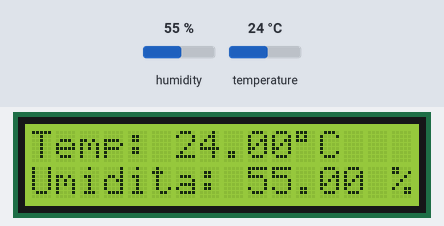
Simulated run of this sketch. Board: Arduino Uno, built with avr-gcc and run on an emulated ATmega328P. On the bench: 16×2 character LCD. The inputs (shaded band) are chosen by the test bench; at power-on: humidity 55 %, temperature 24 °C. What the sketch prints to the serial monitor is not drawn.

Above: at 1.2 s.
1.3 s: humidity set to 22 %
At 3.5 s:
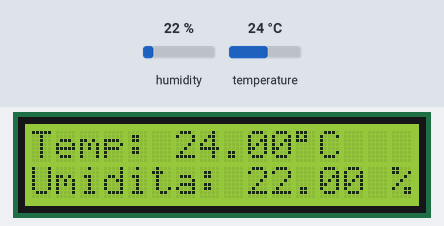
4.0 s: temperature set to 12 °C
At 5.5 s:
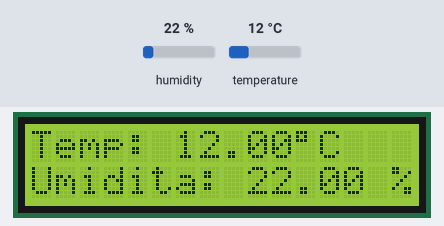
6.7 s: humidity set to 40 %
At 9.4 s:
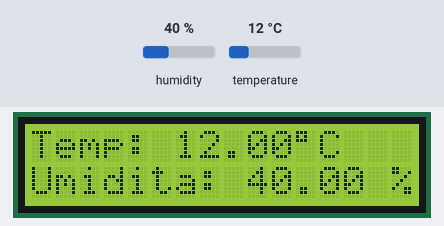
9.7 s: temperature set to 19 °C
At 11.4 s:
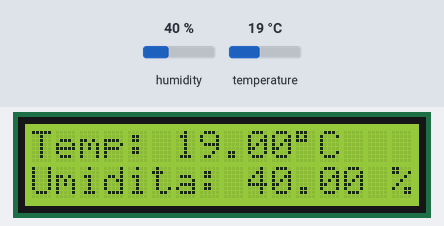
Timing chart, 0 to 12.9 s (numbered marks = the images above; inputs shaded):
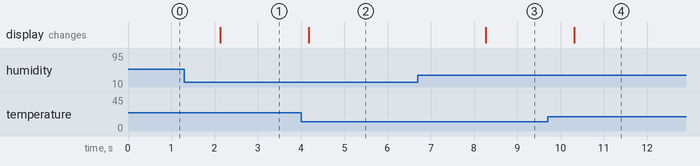

The sketch:

arduino-src.ino
```cpp
#include "DHT.h"
#include <LiquidCrystal.h>

#define DHTPIN 8
#define DHTTYPE DHT11

DHT dht(DHTPIN, DHTTYPE);
LiquidCrystal lcd(12, 11, 5, 4, 3, 2);

void setup() {
  Serial.begin(9600);
  lcd.begin(16,2);
  dht.begin();
}

void loop() {

  float h = dht.readHumidity();

  float t = dht.readTemperature();

  if (isnan(h) || isnan(t)) {
    Serial.println("Impossibile leggere dal sensore dht");
    return;
  }

  lcd.setCursor(0,0);
  lcd.print("Temp: " + (String)t + char(223) + "C");

  lcd.setCursor(0,1);
  lcd.print("Umidita: " + (String)h + " %");

  Serial.print("@");
  Serial.print(t); Serial.print("A");
  Serial.print(h); Serial.print("B");
  Serial.print("\n");

  delay(500);
}
```

Measured:
- after the input at 1.3 s, the display: changes after 0.84 s (image 1)
- after the input at 4.0 s, the display: changes after 0.18 s (image 2)
- after the input at 6.7 s, the display: changes after 1.6 s (image 3)
- after the input at 9.7 s, the display: changes after 0.61 s (image 4)
